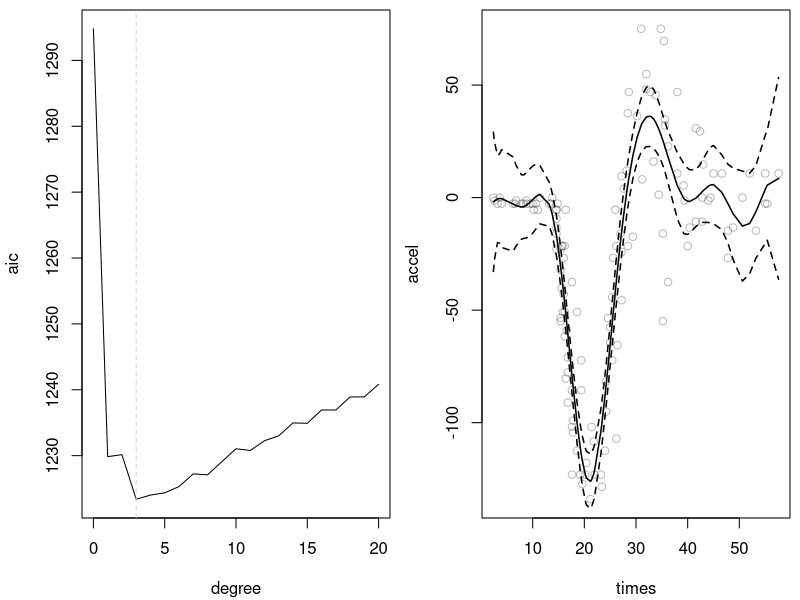

Reproduce this figure in R.
data("mcycle", package = "MASS")

## Truncated powers
tp <- function(z, degree = 3, knots = seq(min(z), max(z), length = 10)) {
  ## If knots is integer.
  if(length(knots) < 2)
    knots <- seq(min(z), max(z), length = knots)
  ## Setup the columns for the global polynomials.
  Z <- outer(z, 0:degree, "^"); cn <- paste("z^", 0:degree, sep = "")
  ## Compute local polynomials.
  if(length(knots) > 2) {
    knots <- sort(unique(knots))
    for(j in 2:(length(knots) - 1)) {
      zk <- z - knots[j]
      check <- zk < 0
      zk <- zk^degree
      zk[check] <- 0
      Z <- cbind(Z, zk)
      cn <- c(cn, paste("(z-", round(knots[j], 2), ")^", degree, sep = ""))
    }
  }
  ## Assign column names.
  colnames(Z) <- cn
  return(Z)
}


degree <- 0:20
aic <- rep(0, length(degree))
for(i in seq_along(degree)) {
  b <- lm(accel ~ tp(times, degree = degree[i]) - 1, data = mcycle)
  aic[i] <- AIC(b)
}

## Re-estimate best fitting model.
i <- which.min(aic)
print(degree[i])

b <- lm(accel ~ tp(times, degree = degree[i]) - 1, data = mcycle)
p <- predict(b, interval = "confidence")

## Plot.
par(mfrow = c(1, 2), mar = c(4.1, 4.1, 0.5, 0.5))
plot(aic ~ degree, type = "l")
abline(v = degree[i], lty = 2, col = "lightgray")
plot(mcycle, col =  rgb(0.1, 0.1, 0.1, alpha = 0.3))
matplot(mcycle$times, p, type = "l", lty = c(1, 2, 2),
  add = TRUE, lwd = 1.5, col = 1)